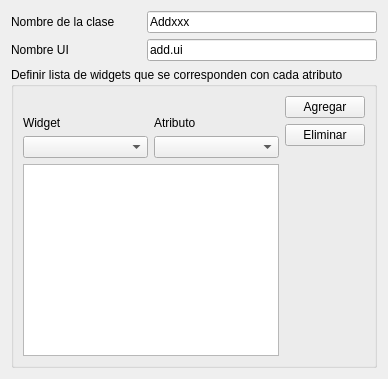
      <widget class="QWidget" name="tab_2">
       <attribute name="title">
        <string>Clase Add</string>
       </attribute>
       <layout class="QVBoxLayout" name="verticalLayout_31">
        <item>
         <layout class="QHBoxLayout" name="horizontalLayout_29">
          <item>
           <widget class="QLabel" name="label_22">
            <property name="minimumSize">
             <size>
              <width>130</width>
              <height>0</height>
             </size>
            </property>
            <property name="text">
             <string>Nombre de la clase</string>
            </property>
           </widget>
          </item>
          <item>
           <widget class="QLineEdit" name="leNombreClaseAC">
            <property name="text">
             <string>Addxxx</string>
            </property>
           </widget>
          </item>
         </layout>
        </item>
        <item>
         <layout class="QHBoxLayout" name="horizontalLayout_30">
          <item>
           <widget class="QLabel" name="label_23">
            <property name="minimumSize">
             <size>
              <width>130</width>
              <height>0</height>
             </size>
            </property>
            <property name="text">
             <string>Nombre UI</string>
            </property>
           </widget>
          </item>
          <item>
           <widget class="QLineEdit" name="leNombreUI">
            <property name="text">
             <string>add.ui</string>
            </property>
           </widget>
          </item>
         </layout>
        </item>
        <item>
         <widget class="QGroupBox" name="groupBox_8">
          <property name="title">
           <string>Definir lista de widgets que se corresponden con cada atributo</string>
          </property>
          <property name="checkable">
           <bool>false</bool>
          </property>
          <property name="checked">
           <bool>false</bool>
          </property>
          <layout class="QHBoxLayout" name="horizontalLayout_31">
           <item>
            <layout class="QVBoxLayout" name="verticalLayout_27">
             <item>
              <widget class="QLabel" name="label_34">
               <property name="text">
                <string/>
               </property>
              </widget>
             </item>
             <item>
              <layout class="QHBoxLayout" name="horizontalLayout_32">
               <item>
                <layout class="QVBoxLayout" name="verticalLayout_28">
                 <item>
                  <widget class="QLabel" name="label_24">
                   <property name="text">
                    <string>Widget</string>
                   </property>
                  </widget>
                 </item>
                 <item>
                  <widget class="QComboBox" name="cbWidgetAC"/>
                 </item>
                </layout>
               </item>
               <item>
                <layout class="QVBoxLayout" name="verticalLayout_29">
                 <item>
                  <widget class="QLabel" name="label_25">
                   <property name="text">
                    <string>Atributo</string>
                   </property>
                  </widget>
                 </item>
                 <item>
                  <widget class="QComboBox" name="cbAtributoAC"/>
                 </item>
                </layout>
               </item>
              </layout>
             </item>
             <item>
              <widget class="QListWidget" name="lwListaAC">
               <property name="sizePolicy">
                <sizepolicy hsizetype="Expanding" vsizetype="MinimumExpanding">
                 <horstretch>0</horstretch>
                 <verstretch>0</verstretch>
                </sizepolicy>
               </property>
              </widget>
             </item>
            </layout>
           </item>
           <item>
            <layout class="QVBoxLayout" name="verticalLayout_30">
             <item>
              <widget class="QPushButton" name="btAgregarAC">
               <property name="text">
                <string>Agregar</string>
               </property>
              </widget>
             </item>
             <item>
              <widget class="QPushButton" name="btEliminarAC">
               <property name="text">
                <string>Eliminar</string>
               </property>
              </widget>
             </item>
             <item>
              <spacer name="verticalSpacer_10">
               <property name="orientation">
                <enum>Qt::Vertical</enum>
               </property>
               <property name="sizeType">
                <enum>QSizePolicy::MinimumExpanding</enum>
               </property>
               <property name="sizeHint" stdset="0">
                <size>
                 <width>20</width>
                 <height>40</height>
                </size>
               </property>
              </spacer>
             </item>
            </layout>
           </item>
          </layout>
         </widget>
        </item>
       </layout>
      </widget>
